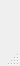
<?xml version="1.0" encoding="UTF-8"?>
<ui version="4.0">
 <class>Pulp</class>
 <widget class="QMainWindow" name="Pulp">
  <property name="geometry">
   <rect>
    <x>0</x>
    <y>0</y>
    <width>20</width>
    <height>66</height>
   </rect>
  </property>
  <property name="windowTitle">
   <string>Pulp</string>
  </property>
  <widget class="QWidget" name="centralwidget"/>
  <widget class="QMenuBar" name="menubar">
   <property name="geometry">
    <rect>
     <x>0</x>
     <y>0</y>
     <width>20</width>
     <height>25</height>
    </rect>
   </property>
  </widget>
  <widget class="QStatusBar" name="statusbar"/>
 </widget>
 <resources/>
 <connections/>
</ui>
